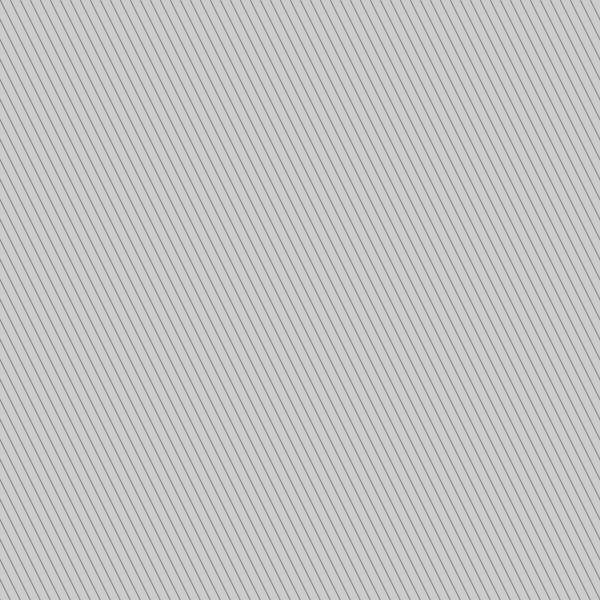
Frame 1 (no input)
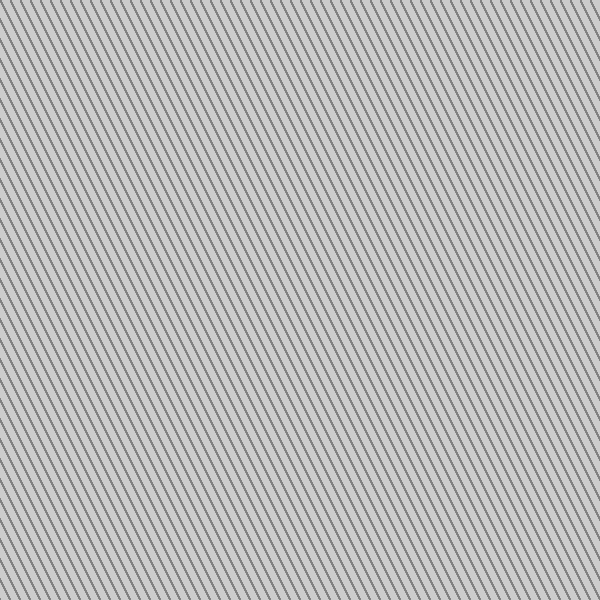
Frame 60 (the mouse pressed at the canvas centre just before this capture)
Frame 120 (the mouse held since frame 60 and released just before this capture): identical to frame 60, image omitted

The Processing sketch that drew these frames (run headless with seeded random() and noise(); from frame 60 on, the mouse is pressed at the canvas centre):

// Processing sketch: sample_02_line_drawing_diagonal
// ── sample_02_line_drawing_diagonal.pde
/* 
1. how to draw diagonal lines.
*/

void setup(){
  size(600, 600);
  stroke(128);
}

void draw(){
  int slant = 300;
  int col = -slant;
  
  while(col < width){
    line(col, 0, col+slant, height);
    col += 10;
  }
}
